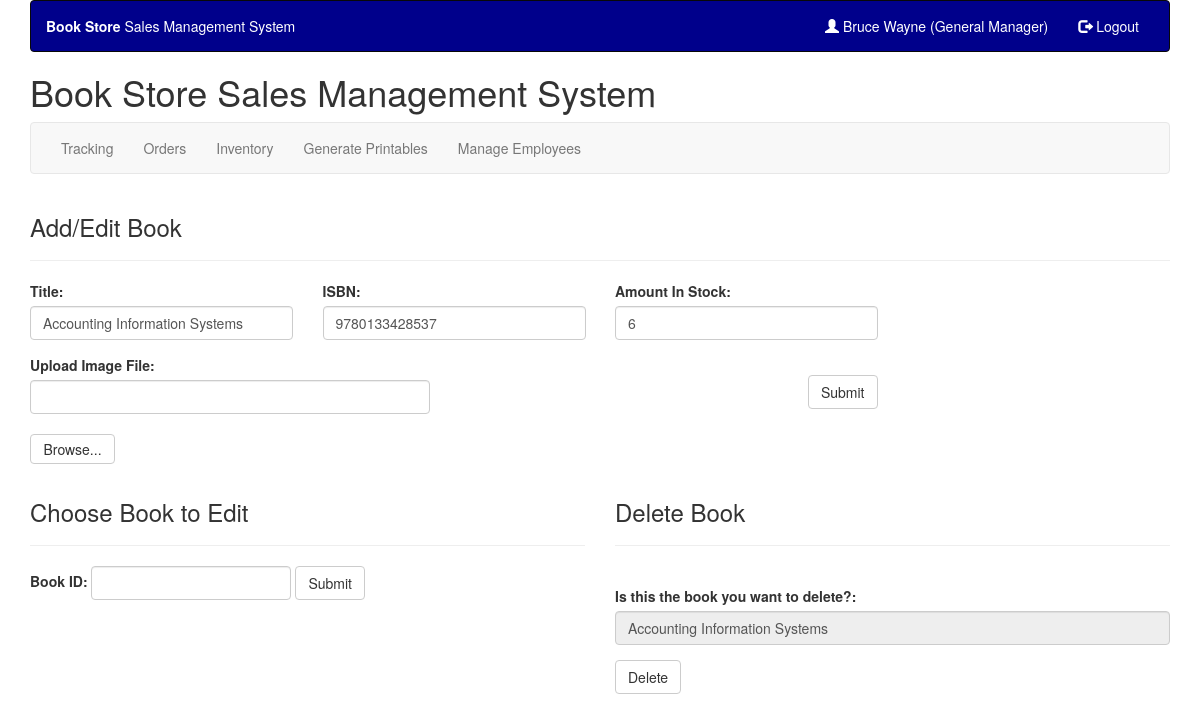
Page /emp/managebooks.php?product=1 (signed in) on the committed database.
### tables this page shows
CREATE TABLE `Roles` (
  `RolesID` int(11) NOT NULL,
  `RoleName` varchar(45) NOT NULL
);

CREATE TABLE `Products` (
  `ProductID` int(11) NOT NULL,
  `ProductName` varchar(100) DEFAULT NULL,
  `Author` varchar(45) NOT NULL,
  `Genre` varchar(45) DEFAULT NULL,
  `ISBN` varchar(45) DEFAULT NULL,
  `Price` decimal(5,2) NOT NULL,
  `Stock` int(11) DEFAULT NULL,
  `Description` varchar(255) DEFAULT NULL
);

### emp/managebooks.php (the view, shortened to what this page needs)
<?php
include "../includes/database.php";
include "includes/employee_header.php";
        global $link;
        $ID = (!isset($_GET['product']))? "" : $_GET['product'];
        $qry = "SELECT ProductID, ProductName, ISBN, Stock FROM Products";
        if ($ID != "") {
            $qry = $qry . " WHERE ProductID={$ID}";
            $result = mysqli_query($link, $qry);
            $row = mysqli_fetch_assoc($result);
        }
        ?>
        <div class="row">
            <div class="col-md-12">
                <h3>Add/Edit Book</h3>
                <hr />
            </div>
        </div>
        <form enctype="multipart/form-data" action="managebooks_process.php" method="POST">
            <div class="row">
                <div class="col-md-3">
                    <div class="form-group">
                        <label for="title">Title:</label>
                        <?php
                            if ($ID != "") {
                                echo '<input type="text" class="form-control" name="title" style="width:263px" value="'. $row['ProductName'] .'">';
                            } else {
                                 echo '<input type="text" class="form-control" name="title" style="width:263px">';
                            }
                        ?>
                    </div>
                </div>
                <div class="col-md-3">
                    <div class="form-group">
                        <label for="isbn">ISBN:</label>
                        <?php
                            if ($ID != "") {
                                echo '<input type="text" class="form-control" name="isbn" style="width:263px" value="'. $row['ISBN'] .'">';
                            } else {
                                 echo '<input type="text" class="form-control" name="isbn" style="width:263px">';
                            }
                        ?>
                    </div>
                </div>
                <div class="col-md-3">
                    <div class="form-group">
                        <label for="stock">Amount In Stock:</label>
                        <?php
                            if ($ID != "") {
                                echo '<input type="text" class="form-control" name="stock" style="width:263px" value="'. $row['Stock'] .'">';
                            } else {
                                 echo '<input type="text" class="form-control" name="stock" style="width:263px">';
                            }
                        ?>
                    </div>
                </div>
            </div>
            <div class="row">
                <div class="col-md-6">
                    <div class="form form-group">
                        <label for="upload">Upload Image File:</label>
                        <input type="text" class="form-control" name="upload" id="upload" style="width:400px">
                        <br>
                        <input class="btn btn-default" value="Browse..." onclick="document.getElementById('userfile').click()" style="width:85px;height:30px;">
                    </div>
                </div>
                <div class="col-md-3" style="text-align:right">
					<br>
                    <button type="submit" class="btn btn-default">Submit</button>
                </div>
            </div>
        </form>
        <div class="row">
            <div class="col-md-6">
                <h3>Choose Book to Edit</h3>
                <hr/>
                <form role="form" class="form-inline" method="POST" action="managebooks_process.php">
                    <div class="form-group">
                        <label for="editbookid">Book ID:</label>
                        <input type="text" class="form-control" name="editbookid" style="width:200px">
                    </div>
                    <button type="submit" class="btn btn-default">Submit</button>
                </form>
            </div>
            <div class="col-md-6">
                <h3>Delete Book</h3>
                <hr />
                <br />
                <form method="POST" action="managebooks_process.php">
                    <div class="form-group">
                        <label for="confirmdel">Is this the book you want to delete?:</label>
                        <?php
                         if ($ID != "") {
                            echo '<input type="text" class="form-control" name="confirmdel" value="'. $row['ProductName'] .'" readonly>';
                        }else{
                            echo '<input type="text" class="form-control" name="confirmdel" readonly>';
                        }
                        ?>
                    </div>
                    <button type="submit" class="btn btn-default">Delete</button>
                </form>
            </div>
        </div>
<?php
include('includes/footer_empty.php');
?>

### emp/includes/employee_header.php (shortened to what this page needs)
<?php
include_once "../includes/database.php";
function roleName($rid){
    global $link;
    $sql = "SELECT * FROM Roles WHERE RolesID = $rid";
    $result = mysqli_query($link,$sql);
    $row = mysqli_fetch_assoc($result);
    return $row["RoleName"];
}
$roleName = "(".roleName($_SESSION["role"]).")";
function managerMenu($rid){
    if ($rid == 1){
        $active = "";
        echo "<li ".$active." ><a href='editemployee.php'>Manage Employees</a></li>";
    }
}
?>
<!DOCTYPE html>
<html lang="en">
<head>
    <link rel="stylesheet" href="https://maxcdn.bootstrapcdn.com/bootstrap/3.3.7/css/bootstrap.min.css">
    <link rel="stylesheet" href="../../css/callouts.css">
    <link rel="stylesheet" href="//code.jquery.com/ui/1.12.1/themes/base/jquery-ui.css">
    <link rel="stylesheet" href="../../css/callouts.css">
</head>
<body>
    <div class="container">
        <header>
            <div id="topHeaderRow">
                <nav class="navbar navbar-inverse " role="navigation" style="background-color: darkblue">
                    <div class="navbar-header">
                        <p class="navbar-text" style="color: white"><strong>Book Store </strong>Sales Management System</p>
                    </div>
                    <div class="collapse navbar-collapse navbar-ex1-collapse pull-right">
                        <ul class="nav navbar-nav">
                            <?php
                            if(isset($_SESSION['eid'])){
                                echo "<li><a href='tracking.php' style='color: white'><span class='glyphicon glyphicon-user'></span> ".$_SESSION['efname']." ".$_SESSION['elname']." ".$roleName."</a></li>";
                                echo "<li><a href='php/logout.php' style='color: white'><span class='glyphicon glyphicon-log-out'></span> Logout</a></li>";
                            } else {
                                echo "<li><a href='index.php' style='color: white'><span class='glyphicon glyphicon-log-in'></span> Login</a></li>";
                            }
                            ?>
                        </ul>
                    </div>
                </nav>
            </div>
            <h1>Book Store Sales Management System</h1>
            <div id="mainNavigationRow">
                <nav class="navbar navbar-default" role="navigation">
                    <div class="collapse navbar-collapse navbar-ex1-collapse">
                        <ul class="nav navbar-nav">
                            <li <?php if (basename($_SERVER['PHP_SELF']) == 'tracking.php'){echo 'class="active"';} ?> ><a href="tracking.php">Tracking</a></li>
                            <li <?php if (basename($_SERVER['PHP_SELF']) == 'orders.php'){echo 'class="active"';} ?> ><a href="orders.php">Orders</a></li>
                            <li <?php if (basename($_SERVER['PHP_SELF']) == 'inventory.php'){echo 'class="active"';} ?> ><a href="inventory.php">Inventory</a></li>
                            <li <?php if (basename($_SERVER['PHP_SELF']) == 'printables.php'){echo 'class="active"';} ?> ><a href="printables.php">Generate Printables</a></li>
                            <?php if(isset($_SESSION['eid'])){managerMenu($_SESSION["role"]);} ?>
                    </div>
                </nav>
            </div>
        </header>

### rows in the picture
roles: RoleName "(General Manager)"
products: title "Accounting Information Systems", isbn "9780133428537", stock "6", confirmdel "Accounting Information Systems"

### other values in the picture
$_SESSION['efname'] "Bruce"
$_SESSION['elname'] "Wayne"
